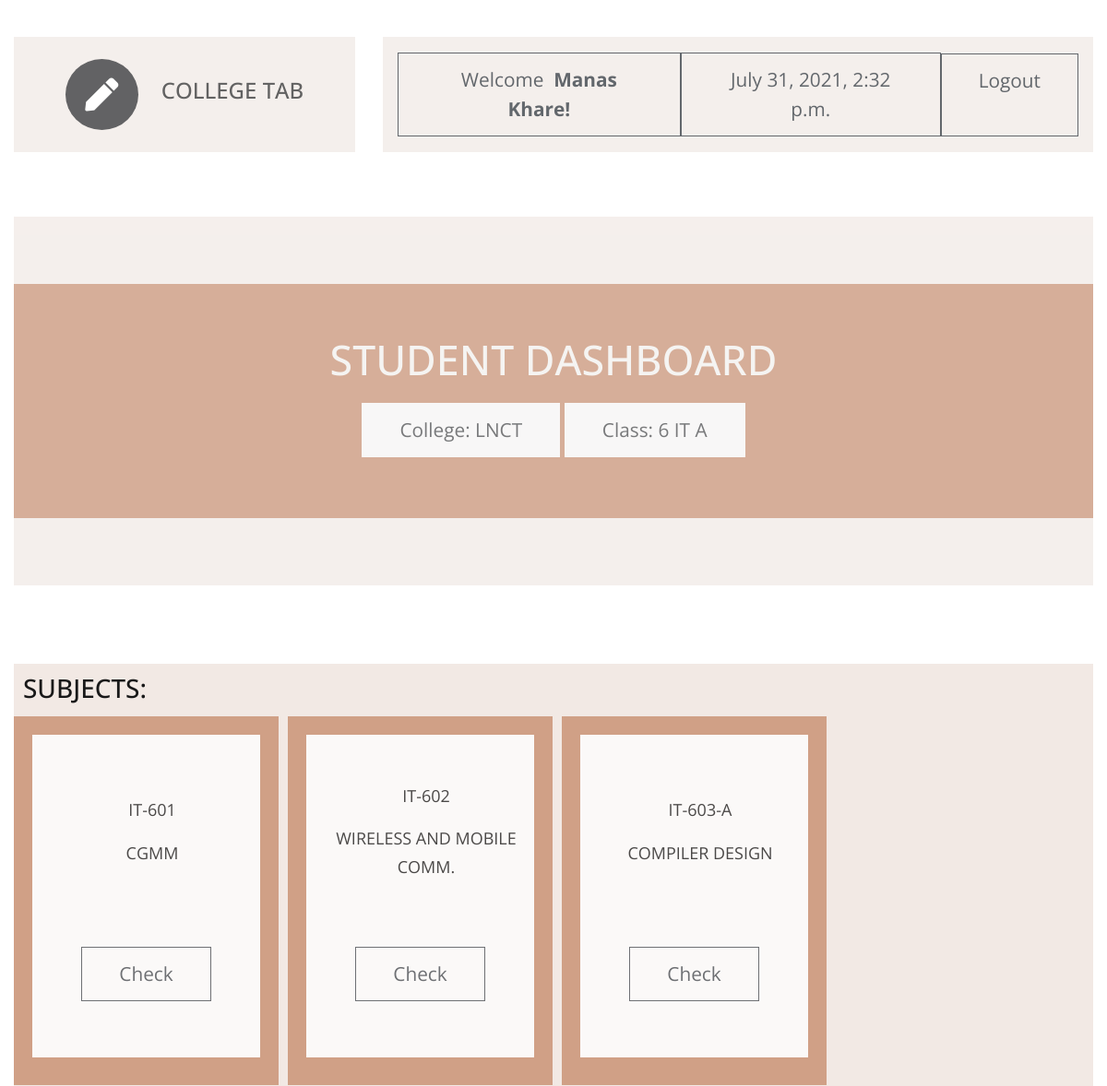
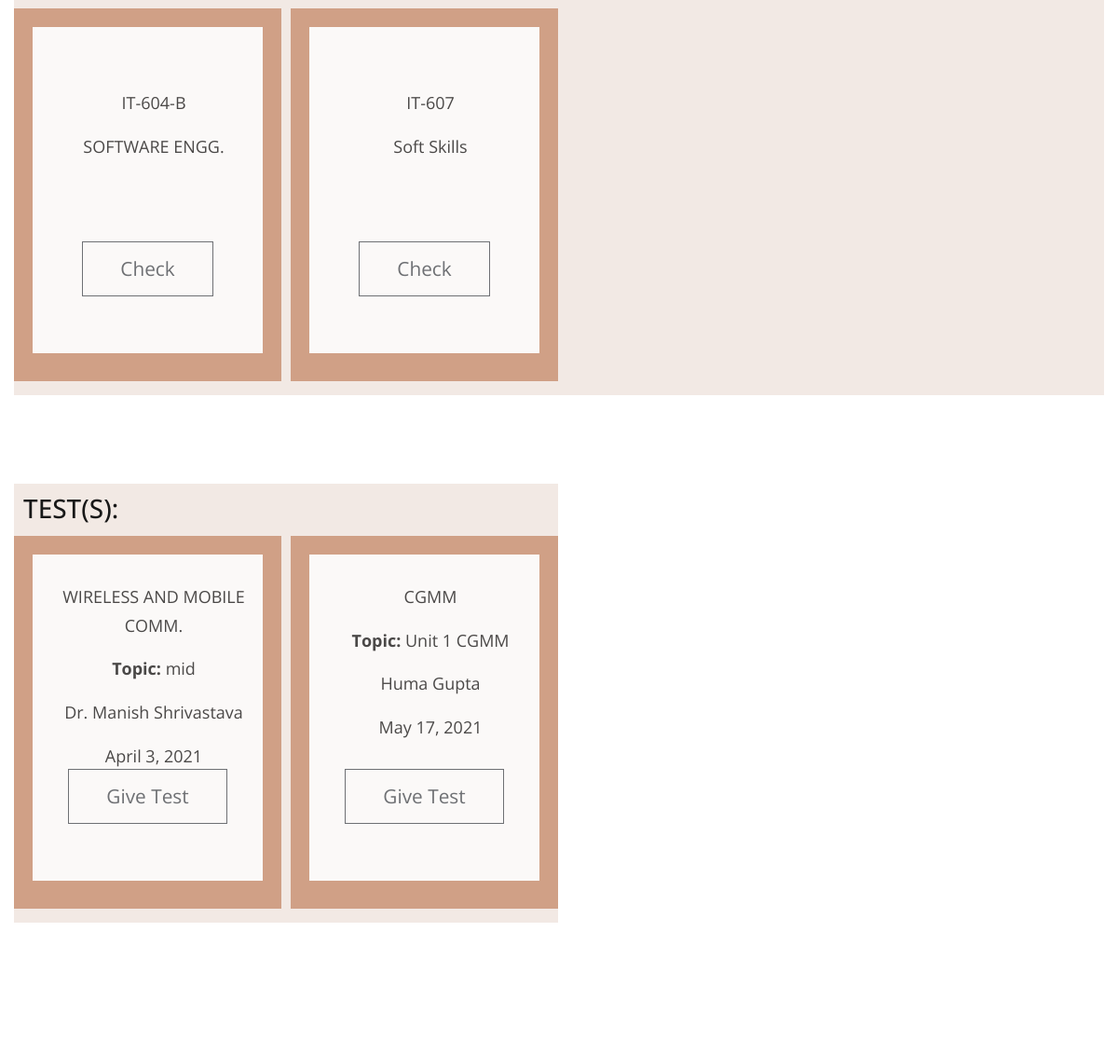
The page /s_dashboard/0103IT181055/ (signed in) on the database its author committed (2 pictures, top to bottom).
### ctapp/models.py (models this page shows, shortened)
class student(models.Model):
    user = models.OneToOneField(User, on_delete=models.CASCADE,unique=True)
    enrollment_number = models.CharField(max_length = 12,primary_key = True)
    name = models.CharField(max_length = 30)
    college_name = models.CharField(max_length = 10,choices = CLG_CHOICES,default = 'LNCT')
    sem = models.CharField(max_length = 20,choices = SEMESTER_CHOICES,default = '6')
    sec = models.CharField(max_length = 1,choices = SEC_CHOICES,default = 'A')
    branch= models.CharField(max_length = 20,choices = BRANCH_CHOICES,default = 'IT')
    mobile_no = models.CharField(max_length=10)
    email = models.CharField(max_length=30)

class subject(models.Model):
    subject_code = models.CharField(max_length = 8,primary_key = True)
    name = models.CharField(max_length = 30)
    branch = models.CharField(max_length=20, choices=BRANCH_CHOICES, default='IT')
    sem = models.CharField(max_length = 20,choices = SEMESTER_CHOICES,default = '6')

class Test(models.Model):
    topic = models.CharField(max_length=50)
    link = models.CharField(max_length=1000)
    form_link=models.CharField(max_length=1000,default="Google Link")#google form link
    c_id  = models.ForeignKey(Class,on_delete=models.CASCADE)       #class id
    s_id = models.ForeignKey(subject,on_delete=models.CASCADE)  #subject id
    t_id = models.ForeignKey(teacher,on_delete=models.CASCADE)  #teacher id
    date = models.DateField()
    starttime = models.TimeField(auto_now=False,auto_now_add=False)
    endtime = models.TimeField(auto_now=False,auto_now_add=False)
    def __str__(self):
        s_name = str(self.s_id.name)     #get subject name
        sem_sec = str(self.c_id.branch) + " - " +str(self.c_id.sem)+"TH - "+str(self.c_id.sec)
        return sem_sec+" - "+s_name+' - ' + str(self.topic)

class teacher(models.Model):
    user = models.OneToOneField(User, on_delete=models.CASCADE,unique=True)
    name = models.CharField(max_length=30)
    college_name = models.CharField(max_length = 10,choices = CLG_CHOICES,default = 'LNCT')
    branch = models.CharField(max_length=20, choices=BRANCH_CHOICES, default='IT')
    mobile_no = models.CharField(max_length=10)
    email = models.CharField(max_length=30)

### ctapp/views.py (the view)
# urls.py: path('<str:id>/', views.student_dashboard, name='s_db'),
@login_required(login_url='s_login/')
def student_dashboard(request,id):
    template = loader.get_template('student dashboard.html')
    print(id)
    current_student = student.objects.get(enrollment_number=id)
    subjects = get_subjects(current_student)
    tests=get_tests(current_student)
    print(tests)
    now=current_datetime()
    if tests:
        context = {'student':current_student,'subject_list':subjects,'tests':tests,'error':'','cur_date':now}
        return HttpResponse(template.render(context, request))
    error='No tests assigned yet.'
    context = {'student':current_student,'subject_list':subjects,'error':error,'cur_date':now}
    return HttpResponse(template.render(context, request))

### ctapp/views.py (called while the page is built)
def get_subjects(student):
    branch = student.branch
    sem = student.sem
    return subject.objects.filter(branch=branch).filter(sem=sem)

def get_tests(student):
    try:
        curr_class = Class.objects.get(sem=student.sem,sec=student.sec,branch=student.branch)
        return Test.objects.filter(c_id=curr_class)
    except Test.DoesNotExist:
        return False

def current_datetime():
    now = datetime.datetime.now()
    return now

### ctapp/templates/student dashboard.html (shortened to what this page needs)
<!DOCTYPE html>
<html lang="en">
{% load static %}
  <head>
    <link rel="stylesheet" href="{% static 'css/all.min.css' %}" />
    <link rel="stylesheet" href="{% static 'css/bootstrap.min.css' %}" />
    <link rel="stylesheet" href="{% static 'css/templatemo-style.css' %}" />
  </head>
  <body id="servicesPage">
    <div class="parallax-window" data-parallax="scroll" data-image-src="{% static 'img/subjects_assignments.jpg' %}">
      <div class="container-fluid">
        <div class="row tm-brand-row">
          <div class="col-lg-4 col-11">
            <div class="tm-brand-container tm-bg-white-transparent">
              <i class="fas fa-2x fa-pen tm-brand-icon"></i>
              <div class="tm-brand-texts">
                <h1 class="text-uppercase tm-brand-name">College Tab</h1>
              </div>
            </div>
          </div>
          <div class="col-lg-8 col-1">
            <div class="tm-nav">
              <nav
                class="navbar navbar-expand-lg navbar-light tm-bg-white-transparent tm-navbar">
                <div class="collapse navbar-collapse" id="navbarNav">
                  <ul class="navbar-nav">
                    <li class="btn btn-outline-dark">
                      Welcome&nbsp;&nbsp;<b>{{student.name}}!</b>
                    </li>
                    <li class="nav-item">
                      <button type="button" class="btn btn-outline-dark">{{ cur_date }}</button>
                    </li>
                    <li class="nav-item">
                      <a href="{% url 's_logout' %}" class="btn btn-outline-dark" style="height: 90px; text-align:center;">Logout</a>
                    </li>
                  </ul>
                </div>
              </nav>
            </div>
          </div>
        </div>
        <section class="row" id="tmServices">
         <div class="col-12">
            <div class="parallax-window tm-services-parallax-header tm-testimonials-parallax-header tm-bg-white-transparent"
                 data-parallax="scroll"
                 data-z-index="101"
                 >
                 <div class="tm-bg-brown-transparent text-center tm-services-header tm-testimonials-header">
                    <h2 class="text-uppercase tm-services-page-title tm-testimonials-page-title">Student Dashboard</h2>
                    <p class="btn btn-outline-light active">
                        College: {{student.college_name}}
                    </p>
                    <p class="btn btn-outline-light active">
                        Class: {{student.sem}} {{student.branch}} {{student.sec}}
                    </p>
                </div>
            </div>
          </div>
          <div class="col-12 tm-tabs-container">
              <div class="sections">
                <h3>SUBJECTS:</h3>
                <div class="card-deck">
                  {% for subject in subject_list%}
                          <div class="btn-outline card-upper">
                            <div class="card-body text-center">
                              <div class="cards">
                                <div class="contents">
                                  <p class="card-text">
                                    {{subject.subject_code}}
                                  </p>
                                  <p class="card-text">
                                    {{subject.name}}
                                  </p>
                                </div>
                                <div class="card-text" style="position:relative; top:50px;">
                                  <a class="btn btn-outline-dark" href="{% url 'student:s_subject_assignment_list' student.enrollment_number subject.subject_code %}">Check</a>
                                </div>
                              </div>
                            </div>
                          </div>
                    {% endfor %}
              </div>
            </div>
          </div>
          <div class="col-12" id="tests">
            <div class="sections">
              <h3>TEST(S):</h3>
              <div class="card-deck">
                {% if error != '' %}
                <div class="card-body text-center">{{error}}</div>
                {% else %}
                {% for test in tests %}
                  <div class="btn-outline card-upper">
                    <div class="card-body text-center">
                      <div class="cards">
                        <div class="contents">
                          <p class="card-text">
                            {{test.s_id.name}}
                          </p>
                          <p class="card-text">
                            <b>Topic: </b>{{test.topic}}
                          </p>
                          <p class="card-text">
                            {{test.t_id.name}}
                          </p>
                          <p class="card-text">
                            {{test.date}}
                          </p>
                        </div>
                        <div class="card-text" style="position:relative; top:50px;">
                          <a class="btn btn-outline-dark" href="{% url 'student:test' student.enrollment_number test.id %}">Give Test</a>
                        </div>
                      </div>
                    </div>
                  </div>
                {% endfor %}
                {% endif %}
            </div>
          </div>
        </div>
        </section>
        <footer class="row">
          <p class="col-12 text-white text-center tm-copyright-text">
          </p>
        </footer>
      </div>
    </div>
  </body>
</html>

### ctapp/static/css/templatemo-style.css (style rules this page uses)
html { scroll-behavior: smooth; }
body { font-family: "Open Sans", Arial, Helvetica, sans-serif; font-size: 18px; font-weight: 400; color: #6b6b6b; overflow-x: hidden; }
a, button { transition: all 0.3s ease; }
.container-fluid { max-width: 1310px; }
.parallax-window { min-height: 1100px; background: transparent; }
.tm-bg-white-transparent { background-color: rgba(255, 255, 255, 0.8); }
.tm-brand-row { align-items: center; padding-top: 40px; padding-bottom: 28px; }
.tm-brand-container { max-width: 500px; height: 125px; display: flex; align-items: center; justify-content: center; }
.tm-brand-icon { width: 79px; height: 77px; display: flex; align-items: center; justify-content: center; background-color: #333436; color: white; border-radius: 50%; margin-right: 25px; }
.tm-brand-name { font-size: 1.5rem; color: #333333; }
::placeholder { color: black; opacity: 1; }
.tm-navbar { max-width: 840px;min-height: 125px;justify-content:; }
.tm-navbar .navbar-nav { width: 100%; display: flex; align-items: center; justify-content: space-around; }
.nav-item { position: relative; }
.btn { border-radius: 0; padding: 13px 40px; font-size: 1.3rem; }
p { line-height: 1.7; }
.tm-copyright-text { font-size: 1rem; padding-top: 50px; padding-bottom: 45px; }
.tm-bg-brown-transparent { background-color: #C07F5B; opacity: 0.77; color: #F4F3F2; font-weight: bold; }
.tm-bg-white-transparent { background-color: #F2EBE7;; opacity: 0.77; color: #F4F3F2; font-weight: bold; }
.cards { height: 350px; width:100%; background-color:white; color:black; opacity:1; padding:30px; }
.card-upper { height:400px; width:287px; margin:5px; background-color:#C07F5B; opacity:0.77; color:aliceblue; }
.sections { background-color: #F1E7E2; opacity:0.9; display: inline-block; padding:10px; color:black; }
.contents { height:150px; width:200px; align-content: center; }
#tests { position: relative; top:-40px; }
::placeholder { color: black; }
.text-center { align-self: center; }
.tm-services-parallax-header { min-height: 700px; display: flex; align-items: center; margin-top: 42px; margin-bottom: 22px; }
.tm-services-header { position: relative; z-index: 102; width: 100%; padding: 85px 15px 37px 15px; }
.tm-services-page-title { font-size: 2.8rem; padding-bottom: 37px; }
.tm-tabs-container { display: flex; padding-top: 40px; padding-bottom: 135px; }
.tm-testimonials-header { padding: 55px 15px 50px; }
.tm-testimonials-page-title { padding-bottom: 0; margin-bottom: 20px; }
.tm-testimonials-parallax-header { min-height: 400px; margin-bottom: 45px; }

### rows shown on the page
student: name "Manas Khare", college_name "LNCT", sem "6", branch "IT", sec "A"
subject: subject_code "IT-601", name "CGMM"
subject: subject_code "IT-602", name "WIRELESS AND MOBILE COMM."
subject: subject_code "IT-603-A", name "COMPILER DESIGN"
subject: subject_code "IT-604-B", name "SOFTWARE ENGG."
subject: subject_code "IT-607", name "Soft Skills"
Test: s_id.name "WIRELESS AND MOBILE COMM.", topic "mid", t_id.name "Dr. Manish Shrivastava", date "April 3, 2021"
Test: s_id.name "CGMM", topic "Unit 1 CGMM", t_id.name "Huma Gupta", date "May 17, 2021"

### other values the page prints
{{ cur_date }} "July 31, 2021, 2:32 p.m."
